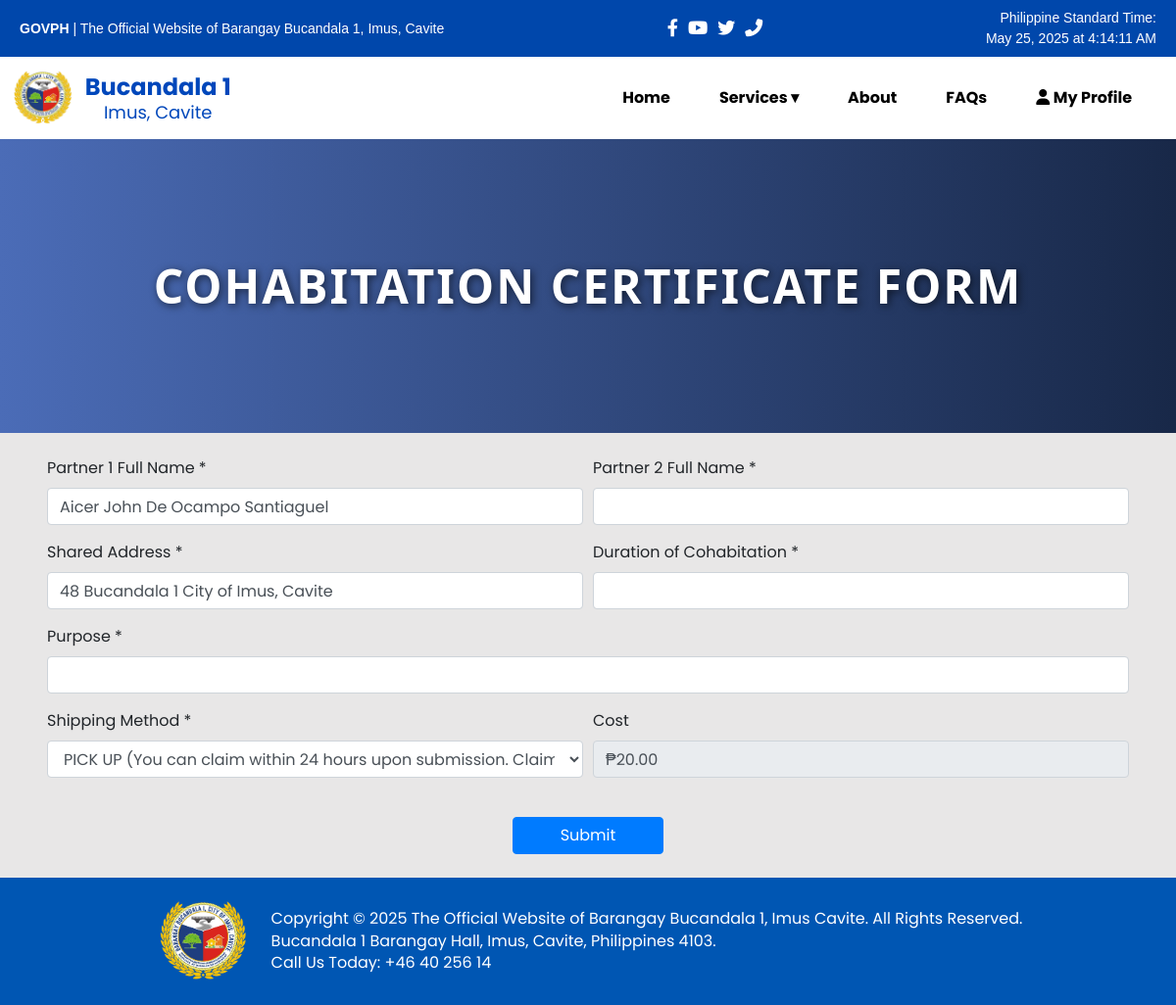
The app's page /chatbot-main/forms/cohabitation-certification.php (signed in) with its own data.
### tables this page shows
CREATE TABLE `users` (
  `id` int(11) NOT NULL,
  `first_name` varchar(100) NOT NULL,
  `middle_name` varchar(100) DEFAULT NULL,
  `last_name` varchar(100) NOT NULL,
  `address` varchar(255) NOT NULL,
  `email` varchar(150) NOT NULL,
  `username` varchar(100) NOT NULL,
  `password` varchar(255) NOT NULL,
  `dob` date NOT NULL,
  `gender` enum('Male','Female') NOT NULL,
  `civil_status` enum('Single','Married','Widowed') NOT NULL,
  `government_id` varchar(100) NOT NULL,
  `id_number` varchar(100) NOT NULL,
  `emergency_contact_name` varchar(150) NOT NULL,
  `emergency_contact_number` varchar(50) NOT NULL,
  `profile_pic` varchar(255) DEFAULT NULL,
  `dependents` text DEFAULT NULL,
  `status` enum('pending','approved','rejected') NOT NULL DEFAULT 'pending',
  `created_at` timestamp NOT NULL DEFAULT current_timestamp(),
  `updated_at` timestamp NOT NULL DEFAULT current_timestamp() ON UPDATE current_timestamp(),
  `is_admin` tinyint(1) NOT NULL DEFAULT 0
);

### chatbot-main/forms/cohabitation-certification.php (the view, shortened to what this page needs)
<?php
$servername = "localhost";
$username_db = "root";
$password_db = "";
$dbname = "barangay_db";
try {
    $dsn = "mysql:host=$servername;dbname=$dbname;charset=utf8mb4";
    $pdo = new PDO($dsn, $username_db, $password_db, [
        PDO::ATTR_ERRMODE => PDO::ERRMODE_EXCEPTION,
        PDO::ATTR_DEFAULT_FETCH_MODE => PDO::FETCH_ASSOC,
    ]);
} catch (PDOException $e) {
    die("Connection failed: " . $e->getMessage());
}
$user_data = null;
if (isset($_SESSION['user_id'])) {
    try {
        $stmt = $pdo->prepare("SELECT * FROM users WHERE id = ?");
        $stmt->execute([$_SESSION['user_id']]);
        $user_data = $stmt->fetch();
    } catch (PDOException $e) {
        $user_data = null;
    }
}
?>
<!DOCTYPE html>
<html lang="en">
<head>
    <link rel="stylesheet" href="https://cdnjs.cloudflare.com/ajax/libs/twitter-bootstrap/4.3.1/css/bootstrap.min.css" />
    <link rel="stylesheet" href="https://cdnjs.cloudflare.com/ajax/libs/font-awesome/6.4.0/css/all.min.css">
    <link rel="stylesheet" href="../css/contact.css" />
</head>
<body>
    <div class="header-bar">
  <div class="header-container">
    <div class="left-section">
      GOVPH
      <span>| The Official Website of Barangay Bucandala 1, Imus, Cavite</span>
    </div>
    <div class="social-icons">
      <a href="https://www.facebook.com/profile.php?id=100085126650282"><i class="fab fa-facebook-f"></i></a>
      <a href="#"><i class="fab fa-youtube"></i></a>
      <a href="#"><i class="fab fa-twitter"></i></a>
      <a href="#"><i class="fas fa-phone-alt"></i></a>
    </div>
    <div class="time-section">
      <div>Philippine Standard Time:</div>
      <div id="dateTimePH">Loading time...</div>
    </div>
  </div>
</div>
<nav style="display: flex; align-items: center; padding: 10px;">
  <div class="logo-container keep-on-mobile">
  <img src="../image/imus-logo.png" alt="Barangay Logo" class="logo-img">
  <div class="logo-text">
    <span class="barangay-name">Bucandala 1</span><br>
    <span class="barangay-location">Imus, Cavite</span>
  </div>
</div>
<nav class="main-nav" id="mainNav">
  <a href="../index.php">Home</a>
  <div class="dropdown">
    <a href="#online-services-section" class="dropbtn">Services ▾</a>
  </div>
  <a href="../contact.php">About</a>
  <a href="../faq.php">FAQs</a>
  <a href="../profile.php"><i class="fas fa-user"></i> My Profile</a>
</nav>
</nav>
    <div class="header-banner">Cohabitation Certificate Form</div>
    <div class="container-fluid px-5 py-4">
<form method="POST" action="cohabitation-certification.php" id="cohabitationForm">
    <div class="form-row">
        <div class="form-group col-md-6">
            <label>Partner 1 Full Name *</label>
            <input type="text" name="partner1_name" class="form-control" required value="<?php echo htmlspecialchars($_POST['partner1_name'] ?? ($user_data ? trim($user_data['first_name'] . ' ' . ($user_data['middle_name'] ?? '') . ' ' . $user_data['last_name']) : '')); ?>">
        </div>
        <div class="form-group col-md-6">
            <label>Partner 2 Full Name *</label>
        </div>
        <div class="form-group col-md-6">
            <label>Shared Address *</label>
            <input type="text" name="shared_address" class="form-control" required value="<?php echo htmlspecialchars($_POST['shared_address'] ?? ($user_data['address'] ?? '')); ?>">
        </div>
        <div class="form-group col-md-6">
            <label>Duration of Cohabitation *</label>
        </div>
        <div class="form-group col-md-12">
            <label>Purpose *</label>
            <input type="text" name="purpose" class="form-control" required value="<?php echo htmlspecialchars($_POST['purpose'] ?? ''); ?>">
        </div>
                <div class="form-group col-md-6">
                    <label>Shipping Method *</label>
                    <select name="shipping_method" class="form-control" required>
                        <option value="PICK UP">PICK UP (You can claim within 24 hours upon submission. Claimable from 10am-5pm)</option>
                    </select>
                </div>
                <div class="form-group col-md-6">
                    <label>Cost</label>
                </div>
            </div>
            <div class="text-center mt-4">
                <button type="submit" class="btn btn-primary px-5">Submit</button>
            </div>
        </form>
    </div>
    <div class="footer">
        <div class="footer-content">
        <img src="../image/imus-logo.png" alt="Barangay Logo" class="footer-logo">
        <div class="footer-text">
                <p>Copyright &copy; 2025 The Official Website of Barangay Bucandala 1, Imus Cavite. All Rights Reserved.</p>
                <p>Bucandala 1 Barangay Hall, Imus, Cavite, Philippines 4103.</p>
                <p>Call Us Today: +46 40 256 14</p>
            </div>
        </div>
    </div>
    <iframe src="../chatbot.php"
        style="position: fixed; bottom: 10px; right: 10px; width: 340px; height: 800px; border: none; z-index: 999;">
    </iframe>
</body>
</html>

### chatbot-main/css/contact.css (style rules this page uses)
body { height: 100%; margin: 0; display: flex; flex-direction: column; font-family: 'Poppins', sans-serif; background-color: #b9b4b4; }
.header-container { display: flex; align-items: center; justify-content: flex-start; }
nav { background-color: #ffffff; padding: 20px; text-align: center; position: sticky; top: 0; z-index: 1000; transition: all 0.6s cubic-bezier(0.25, 1, 0.5, 1); box-shadow: none; transform: translateY(0); }
nav a { margin: 0 15px; color: #000000; text-decoration: none; font-weight: bold; }
.dropdown { display: inline-block; position: relative; }
.dropbtn { cursor: pointer; }
.footer { width: 100%; padding: 20px; background-color: #0056b3; color: white; margin-top: 0px; }
.footer-content { display: flex; align-items: center; justify-content: center; gap: 20px; flex-wrap: wrap; text-align: left; }
.footer-logo { width: 100px; height: auto; }
.footer-text p { margin: 0; line-height: 1.4; }
body::before { content: ""; position: fixed; top: 0; left: 0; width: 100%; height: 100%; background: rgba(255, 255, 255, 0.678); z-index: -1; }
.logo-container { display: flex; align-items: center; flex-wrap: nowrap; margin-right: auto; }
.logo-img { height: 60px; margin-right: 10px; flex-shrink: 0; }
.logo-text { line-height: 1.2; white-space: nowrap; }
.barangay-name { font-size: 24px; font-weight: bold; color: #0047BB; }
.barangay-location { font-size: 18px; color: #0047BB; }
.main-nav { display: flex; gap: 20px; align-items: center; }
.header-bar { background-color: #0047AB; color: white; font-family: Arial, sans-serif; font-size: 14px; padding: 8px 20px; }
.header-container { display: flex; justify-content: space-between; align-items: center; flex-wrap: wrap; }
.left-section { font-weight: bold; }
.left-section span { font-weight: normal; }
.social-icons { display: flex; gap: 10px; font-size: 18px; }
.social-icons a { color: white; text-decoration: none; }
.time-section { text-align: right; }
.header-banner { width: 100%; height: 300px; display: flex; align-items: center; justify-content: center; background: linear-gradient(to right, #4b6cb7, #182848); color: white; text-align: center; font-size: 48px; font-family: 'Segoe UI', Tahoma, Geneva, Verdana, sans-serif; font-weight: 700; letter-spacing: 2px; text-transform: uppercase; text-shadow: 2px 2px 8px rgba(0, 0, 0, 0.6); }

### records on screen
users: partner1_name "Aicer John De Ocampo Santiaguel", shared_address "48 Bucandala 1 City of Imus, Cavite"
